Frame 1 (no input): blank canvas, image omitted
Frame 60 (no input): blank canvas, image omitted
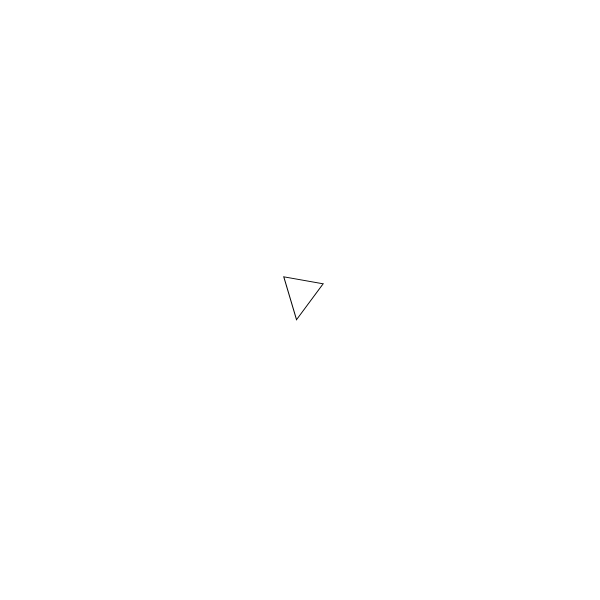
Frame 120 (the mouse pressed at the canvas centre since frame 60)

The p5.js sketch whose frames 1 and 60 were blank and that drew this single picture after the mouse press (run headless with seeded random() and noise() and a simulated clock; from frame 60 on, the mouse is pressed at the canvas centre):

// p5.js sketch
// ── sketch.js
function setup() {
  // put setup code here
  createCanvas(600,600);
}

function draw() {
  // put drawing code here
  background(255);

  translate(mouseX,mouseY);
  rotate(frameCount*0.08);
  triangle(-20,20,0,-20,20,20);
}
